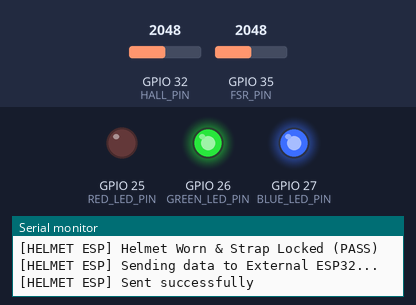
This sketch was run on a simulated ESP32. On the bench: output pins drawn as LEDs (lit = HIGH), the last lines printed to the serial monitor. The inputs (shaded band) are chosen by the test bench; at power-on: GPIO 35 (FSR_PIN) = 2048, GPIO 32 (HALL_PIN) = 2048.

Above: at 2.4 s.
2.5 s: GPIO 35 (FSR_PIN) set to 28
4.4 s: GPIO 35 (FSR_PIN) set to 21
At 6.4 s:
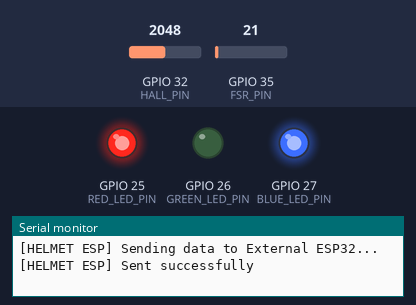
6.7 s: GPIO 35 (FSR_PIN) set to 120
At 7.8 s:
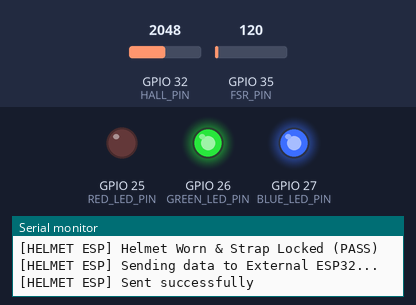
8.2 s: GPIO 35 (FSR_PIN) set to 0
At 9.3 s:
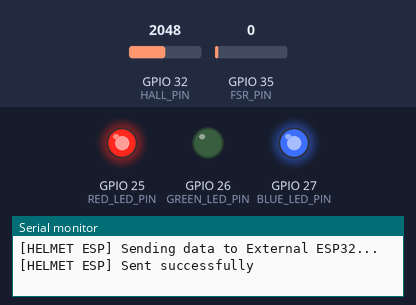
Timing chart, 0 to 11.2 s (numbered marks = the images above; inputs shaded):
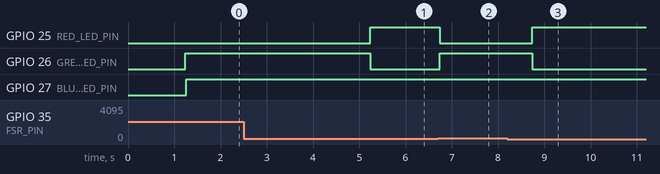

The sketch:

helmetesp.ino
```cpp
/*
 * ==================================================================================
 * PROJECT: Sipeed Maixduino AprilTag Relay System
 * MODULE: Helmet ESP32 Sensor Sender (helmetesp)
 * BOARD: ESP32 (Generic, Arduino core)
 * LIBRARIES: <WiFi.h>, <esp_now.h>, <esp_wifi.h>
 *
 * DESCRIPTION:
 *   This sketch runs on a secondary, helmet-mounted ESP32. It reads an analog
 *   alcohol sensor (MQ-3) and a Force Sensitive Resistor (FSR) pressure sensor.
 *   The readings are evaluated against thresholds, packaged into a structured
 *   payload, and sent to the central Receiver ESP32 via ESP-NOW.
 *
 * WIRING SUMMARY:
 *   - MQ-3 Alcohol Sensor Analog Out   -> ESP32 GPIO 34 (ADC1_CH6)
 *   - FSR Pressure Sensor Analog Out   -> ESP32 GPIO 35 (ADC1_CH7)
 *   - VCC (MQ-3 / FSR)                 -> ESP32 5V / 3.3V (MQ-3 usually requires 5V for heater)
 *   - GND (MQ-3 / FSR)                 -> ESP32 GND
 *
 * SENSOR CALIBRATION / WIRING DETAILS:
 *   - MQ-3: Has a built-in heater. It requires a pre-heating phase (usually 24-48 hours
 *     for first use, and 1-2 minutes on boot) before readings stabilize.
 *     Connect the analog output (A0) to GPIO 34.
 *   - FSR: Connected in a voltage divider circuit.
 *     Wiring: VCC (3.3V) -> FSR -> GPIO 35 -> 10k Ohm pull-down resistor -> GND.
 *     As pressure increases, the FSR resistance decreases, causing the voltage at
 *     GPIO 35 to increase (0V when not worn, approaching VCC when heavily pressed).
 *
 * TARGET MAC ADDRESS (For External ESP32 Receiver):
 *   - Station MAC: A0:B7:65:47:67:7C
 * ==================================================================================
 */

#include <WiFi.h>
#include <esp_now.h>
#include <esp_wifi.h>
#include <esp_arduino_version.h>

// --- PIN CONFIGURATION ────────────────────────────────────────────────────────────
const int ALCOHOL_PIN    = 34; // Analog input pin for MQ-3 alcohol sensor
const int FSR_PIN         = 35; // Analog input pin for FSR pressure sensor
const int HALL_PIN        = 32; // Analog input pin for Hall Effect sensor (strap lock)

// --- LED CONFIGURATION ────────────────────────────────────────────────────────────
const int RED_LED_PIN    = 25; // GPIO pin for RED LED
const int GREEN_LED_PIN  = 26; // GPIO pin for GREEN LED
const int BLUE_LED_PIN   = 27; // GPIO pin for BLUE LED (signal transfer status)

// --- CONSTANTS & CONFIGURATION ────────────────────────────────────────────────────
const unsigned long SERIAL_BAUD    = 115200; // Baud rate for Serial Monitor
const int WIFI_CHANNEL             = 1;      // WiFi Channel (MUST match external ESP32)
const unsigned long SEND_INTERVAL  = 500;    // Sensor transmission interval (500 ms)

// --- SENSOR THRESHOLDS ────────────────────────────────────────────────────────────
// Default thresholds (ESP32 ADC is 12-bit, range 0 to 4095).
// Adjust these based on physical calibration.
const int ALCOHOL_THRESHOLD = 1900; // MQ-3 threshold: alert if MQ-3 > threshold
// FSR_TOUCH_THRESHOLD: Even a light/slight finger or head contact triggers PASS.
// 12-bit ADC range is 0-4095. A resting unloaded FSR reads near 0; a light touch
// typically reads 300-800. Start at 400 and tune down if too insensitive.
const int FSR_TOUCH_THRESHOLD  = 80;   // Very slight pressure triggers PASS (ultra-sensitive)

// FSR_REMOVE_THRESHOLD: Hard-floor near-zero reading that means helmet is clearly
// fully off. Must be well below TOUCH_THRESHOLD to avoid false FAILs from vibration.
const int FSR_REMOVE_THRESHOLD = 25;   // Only near-zero (heavy full removal) triggers FAIL

// FSR_HOLD_MS: Minimum window (ms) PASS state is held after a touch is detected.
// During this window minor pressure dips are ignored; only a sustained heavy
// removal (below FSR_REMOVE_THRESHOLD for FSR_REMOVAL_DEBOUNCE_MS) causes early FAIL.
const unsigned long FSR_HOLD_MS = 6000;  // 6-second hold window before re-evaluation

// FSR_REMOVAL_DEBOUNCE_MS: How long the reading must stay below FSR_REMOVE_THRESHOLD
// continuously before we declare FAIL. Prevents a single noisy ADC spike causing FAIL.
const unsigned long FSR_REMOVAL_DEBOUNCE_MS = 500; // 500 ms sustained heavy removal before FAIL (ignore fluctuations)
const int HALL_THRESHOLD     = 150;  // Hall effect magnet detection deviation threshold

// Magnetic baseline calibrated at startup
int hallBaseline = 2048;

// Destination Peer MAC Address (External ESP32 Station MAC)
uint8_t peerMac[] = {0x28, 0x05, 0xA5, 0xE2, 0xC6, 0x64}; // Receiver ESP32 MAC: 28:05:A5:E2:C6:64

// --- DATA STRUCTURES ──────────────────────────────────────────────────────────────
typedef struct {
  int alcoholValue;    // Raw ADC reading from MQ-3 (0 - 4095)
  int fsrValue;        // Raw ADC reading from FSR (0 - 4095)
  bool alcoholAlert;   // True if alcohol presence is detected (alcoholValue > threshold)
  bool fsrAlert;       // True if helmet is worn (fsrValue > threshold)
  uint32_t timestamp;  // Millisecond timestamp of transmission
} helmet_message;      // Size: 16 bytes

// --- GLOBAL VARIABLES ─────────────────────────────────────────────────────────────
unsigned long lastSendTime = 0;
volatile bool shouldPrintSentStatus = false; // State flag to avoid forwarding print spam

// --- ESP-NOW CORE VERSION COMPATIBILITY ───────────────────────────────────────────
#if defined(ESP_ARDUINO_VERSION) && (ESP_ARDUINO_VERSION >= ESP_ARDUINO_VERSION_VAL(3, 0, 0))
  #define ESP_NOW_CORE_V3
#endif

// ESP-NOW Send Callback
#if defined(ESP_NOW_CORE_V3)
void OnDataSent(const esp_now_send_info_t *info, esp_now_send_status_t status) {
#else
void OnDataSent(const uint8_t *mac_addr, esp_now_send_status_t status) {
#endif
  // Turn Blue LED ON if transfer succeeded, OFF otherwise
  if (status == ESP_NOW_SEND_SUCCESS) {
    digitalWrite(BLUE_LED_PIN, HIGH);
  } else {
    digitalWrite(BLUE_LED_PIN, LOW);
  }

  if (shouldPrintSentStatus) {
    if (status == ESP_NOW_SEND_SUCCESS) {
      Serial.println("[HELMET ESP] Sent successfully");
    } else {
      Serial.println("[HELMET ESP] Send FAILED");
    }
    shouldPrintSentStatus = false;
  }
}

// --- MAIN FUNCTIONS ──────────────────────────────────────────────────────────────

void setup() {
  // Initialize Serial Monitor
  Serial.begin(SERIAL_BAUD);
  delay(1000);
  Serial.println("=================================================");
  Serial.println("Helmet ESP32 Sender Initializing...");
  Serial.println("=================================================");

  // Set sensor pins as analog inputs
  pinMode(ALCOHOL_PIN, INPUT);
  pinMode(FSR_PIN, INPUT);
  pinMode(HALL_PIN, INPUT);

  // Set LED pins as outputs
  pinMode(RED_LED_PIN, OUTPUT);
  pinMode(GREEN_LED_PIN, OUTPUT);
  pinMode(BLUE_LED_PIN, OUTPUT);

  // Initialize LEDs to low/off state
  digitalWrite(RED_LED_PIN, LOW);
  digitalWrite(GREEN_LED_PIN, LOW);
  digitalWrite(BLUE_LED_PIN, LOW);

  // Calibrate Hall Effect sensor baseline (magnetic field reference)
  Serial.println("[HALL] Calibrating magnetic baseline...");
  long hallSum = 0;
  for (int i = 0; i < 20; i++) {
    hallSum += analogRead(HALL_PIN);
    delay(10);
  }
  hallBaseline = hallSum / 20;
  Serial.printf("[HALL] Baseline calibrated to: %d\n", hallBaseline);

  // Initialize WiFi in Station mode
  WiFi.mode(WIFI_STA);
  WiFi.disconnect(); // Disconnect from any saved network profile

  // Start the WiFi interface (Required before setting the channel manually)
#if defined(ESP_NOW_CORE_V3)
  esp_wifi_start();
#endif

  // Force WiFi to operate on a fixed channel (MUST match external ESP32)
  esp_wifi_set_promiscuous(true);
  esp_wifi_set_channel(WIFI_CHANNEL, WIFI_SECOND_CHAN_NONE);
  esp_wifi_set_promiscuous(false);
  Serial.printf("[WiFi] Operating on Channel %d.\n", WIFI_CHANNEL);

  // Print current MAC Address for local reference
  Serial.print("[WiFi] Helmet ESP32 MAC Address: ");
  Serial.println(WiFi.macAddress());

  // Initialize ESP-NOW
  if (esp_now_init() != ESP_OK) {
    Serial.println("[ESP-NOW] Fatal: Initialization failed.");
    while (true) { delay(1000); } // Halt execution
  }
  Serial.println("[ESP-NOW] Initialized successfully.");

  // Register ESP-NOW Send Callback
  esp_now_register_send_cb(OnDataSent);

  // Configure Peer (External ESP32 Receiver)
  esp_now_peer_info_t peerInfo;
  memset(&peerInfo, 0, sizeof(peerInfo));
  memcpy(peerInfo.peer_addr, peerMac, 6);
  peerInfo.channel = WIFI_CHANNEL;
  peerInfo.encrypt = false;

  // Register peer
  if (esp_now_add_peer(&peerInfo) != ESP_OK){
    Serial.println("[ESP-NOW] Fatal: Failed to add External ESP32 peer.");
    while (true) { delay(1000); } // Halt execution
  }
  Serial.println("[ESP-NOW] External ESP32 peer added.");
  Serial.println("[HELMET ESP] Alcohol sensor + FSR initialized. Ready.");
  Serial.println("=================================================");
}

void loop() {
  // Read sensors and transmit at specified interval
  if (millis() - lastSendTime >= SEND_INTERVAL) {
    lastSendTime = millis();

    // 1. Read analog sensors (with a 120-second warmup delay for the MQ-3)
    int rawAlcohol = 0;
    static bool warmupCompletedLogged = false;
    bool warmupCompletedNow = false;

    if (millis() > 120000) {
      rawAlcohol = analogRead(ALCOHOL_PIN);
      if (!warmupCompletedLogged) {
        warmupCompletedLogged = true;
        warmupCompletedNow = true;
        Serial.println("[HELMET ESP] MQ-3 Warmup Completed. Active reading started.");
      }
    } else {
      // Periodically print warmup status (every 10 seconds / 20 loops) to show life
      static int warmupPrints = 0;
      if (millis() / 10000 > warmupPrints) {
        warmupPrints = millis() / 10000;
        Serial.printf("[HELMET ESP] MQ-3 warming up... (%d seconds remaining)\n", 120 - (warmupPrints * 10));
      }
    }
    int rawFsr = analogRead(FSR_PIN);
    int rawHall = analogRead(HALL_PIN);

    // 2. Evaluate alert states with hysteresis to prevent threshold noise flickering
    static bool alcoholAlert = false;

    // ── FSR State Machine variables ───────────────────────────────────────────
    static bool fsrActive = false;              // Current PASS/FAIL state
    static unsigned long fsrDetectTime = 0;     // Timestamp when hold window started
    static bool holdingPass = false;            // True while inside 10-second hold window
    static unsigned long removalDetectTime = 0; // Timestamp when heavy-removal was first seen
    static bool removalPending = false;         // True if a sustained removal is being debounced

    // ── Alcohol hysteresis (unchanged) ───────────────────────────────────────
    if (!alcoholAlert) {
      if (rawAlcohol > ALCOHOL_THRESHOLD) {
        alcoholAlert = true;
      }
    } else {
      if (rawAlcohol < (ALCOHOL_THRESHOLD - 100)) {
        alcoholAlert = false;
      }
    }

    // ── FSR State Machine ─────────────────────────────────────────────────────
    //
    //  State IDLE  (holdingPass == false, fsrActive == false)
    //    Any reading >= FSR_TOUCH_THRESHOLD → transition to PASS immediately.
    //
    //  State PASS  (holdingPass == true, fsrActive == true)
    //    Holds for FSR_HOLD_MS.  During hold:
    //      • Minor dips (above FSR_REMOVE_THRESHOLD) → ignored (noise / riding vibration)
    //      • Heavy removal (below FSR_REMOVE_THRESHOLD) for FSR_REMOVAL_DEBOUNCE_MS
    //        continuously → early FAIL even before hold expires
    //    On hold expiry:
    //      • If FSR still >= FSR_TOUCH_THRESHOLD → restart hold (helmet still on)
    //      • Otherwise → FAIL
    //
    // ─────────────────────────────────────────────────────────────────────────

    if (holdingPass) {
      // We are inside the 10-second PASS hold window.
      fsrActive = true; // Default: keep PASS during this window

      // ── Early-FAIL check: heavy removal debounce ──────────────────────────
      // A hard-zero reading (well below any realistic wearing pressure) that
      // persists for FSR_REMOVAL_DEBOUNCE_MS means the helmet was actually removed.
      if (rawFsr < FSR_REMOVE_THRESHOLD) {
        // Reading is at hard-floor — start or continue the removal debounce timer
        if (!removalPending) {
          removalPending = true;          // First sub-threshold sample seen
          removalDetectTime = millis();   // Note when it started
        } else if (millis() - removalDetectTime >= FSR_REMOVAL_DEBOUNCE_MS) {
          // Sustained below-floor reading for debounce duration → genuine removal
          fsrActive    = false;
          holdingPass  = false;
          removalPending = false;
          Serial.println("[FSR] Heavy removal detected mid-hold → FAIL");
        }
        // else: still within debounce window, keep PASS for now
      } else {
        // Reading is above hard-floor: cancel any pending removal debounce
        // (noise spike or momentary lift — not a real removal)
        if (removalPending) {
          removalPending = false;
          Serial.println("[FSR] Removal debounce cancelled (pressure recovered)");
        }
      }

      // ── Hold expiry check ─────────────────────────────────────────────────
      if (holdingPass && (millis() - fsrDetectTime >= FSR_HOLD_MS)) {
        // 10-second window has elapsed — re-evaluate fresh pressure
        holdingPass    = false;
        removalPending = false;
        if (rawFsr >= FSR_TOUCH_THRESHOLD) {
          // Helmet still registering contact → restart hold, stay PASS
          fsrActive      = true;
          fsrDetectTime  = millis();
          holdingPass    = true;
          Serial.println("[FSR] Hold expired, pressure sustained → hold restarted");
        } else {
          // No meaningful pressure at re-evaluation → FAIL
          fsrActive = false;
          Serial.println("[FSR] Hold expired, no pressure → FAIL");
        }
      }

    } else {
      // ── IDLE / FAIL state: watch for any light touch to enter PASS ────────
      removalPending = false; // Clear any stale debounce state
      if (rawFsr >= FSR_TOUCH_THRESHOLD) {
        // Even a slight touch is enough to declare helmet worn
        fsrActive     = true;
        fsrDetectTime = millis(); // Start the 10-second hold window now
        holdingPass   = true;
        Serial.printf("[FSR] Touch detected (raw=%d) → PASS, hold started\n", rawFsr);
      } else {
        fsrActive = false; // No pressure at all → stay FAIL
      }
    }

    // Hall Effect strap lock detection: (BYPASSED — always PASS)
    bool strapLocked = true;

    // Combined Helmet Worn Condition (FSR + Strap Lock)
    bool fsrAlert = fsrActive && strapLocked;

    // Update Red/Green LED indicator state:
    // Red LED glows if alcohol is detected OR helmet is not worn (FSR not detected).
    // Green LED glows if helmet is worn (FSR detected) AND alcohol is not detected.
    if (alcoholAlert || !fsrAlert) {
      digitalWrite(RED_LED_PIN, HIGH);
      digitalWrite(GREEN_LED_PIN, LOW);
    } else {
      digitalWrite(RED_LED_PIN, LOW);
      digitalWrite(GREEN_LED_PIN, HIGH);
    }

    // 3. Package details into the payload structure
    helmet_message msg;
    msg.alcoholValue = rawAlcohol;
    msg.fsrValue = rawFsr;
    msg.alcoholAlert = alcoholAlert;
    msg.fsrAlert = fsrAlert;
    msg.timestamp = millis();

    // Print status messages based on alerts (ONLY on state change)
    static bool lastAlcAlert = false;
    static bool lastFsrAlert = false;
    static bool firstSensorUpdate = true;

    bool stateChanged = firstSensorUpdate || (alcoholAlert != lastAlcAlert) || (fsrAlert != lastFsrAlert) || warmupCompletedNow;

    if (stateChanged) {
      Serial.printf("[HELMET ESP] Alcohol: %d (Level: %d)\n", alcoholAlert ? 1 : 0, rawAlcohol);

      Serial.print("[HELMET ESP] FSR Pressure: ");
      if (rawFsr < FSR_REMOVE_THRESHOLD) {
        Serial.printf("Low Pressure (Value: %d)\n", rawFsr);
      } else if (rawFsr <= FSR_TOUCH_THRESHOLD) {
        Serial.printf("Medium Pressure (Value: %d)\n", rawFsr);
      } else {
        Serial.printf("High Pressure (Value: %d)\n", rawFsr);
      }

      Serial.printf("[HELMET ESP] FSR Active: %d, Strap Locked: %d\n", fsrActive ? 1 : 0, strapLocked ? 1 : 0);
      Serial.printf("[HELMET ESP] Combined Status (FSR + Strap): %d\n", fsrAlert ? 1 : 0);

      if (fsrAlert) {
        Serial.println("[HELMET ESP] Helmet Worn & Strap Locked (PASS)");
      } else {
        Serial.println("[HELMET ESP] Helmet Not Worn or Strap Unlocked (FAIL)");
      }
    }

    // 4. Send packet via ESP-NOW
    if (stateChanged) {
      Serial.println("[HELMET ESP] Sending data to External ESP32...");
      shouldPrintSentStatus = true;
    } else {
      shouldPrintSentStatus = false;
    }

    esp_err_t result = esp_now_send(peerMac, (uint8_t *)&msg, sizeof(msg));
    if (result != ESP_OK && stateChanged) {
      Serial.println("[HELMET ESP] Sending data to External ESP32... Send FAILED");
    }

    lastAlcAlert = alcoholAlert;
    lastFsrAlert = fsrAlert;
    firstSensorUpdate = false;
  }
}
```

Measured:
- the behaviour switches between 25 and 24 on GPIO 35 (FSR_PIN) (found by bisection; images 0 and 1)
- after the input at 2.5 s, every drawn part: stays the same
- after the input at 4.4 s, GPIO 25 (RED_LED_PIN): LOW → HIGH after 0.84 s; GPIO 26 (GREEN_LED_PIN): HIGH → LOW after 0.84 s
- after the input at 6.7 s, GPIO 25 (RED_LED_PIN): HIGH → LOW at once; GPIO 26 (GREEN_LED_PIN): LOW → HIGH at once
- after the input at 8.2 s, GPIO 25 (RED_LED_PIN): LOW → HIGH after 0.54 s; GPIO 26 (GREEN_LED_PIN): HIGH → LOW after 0.54 s
